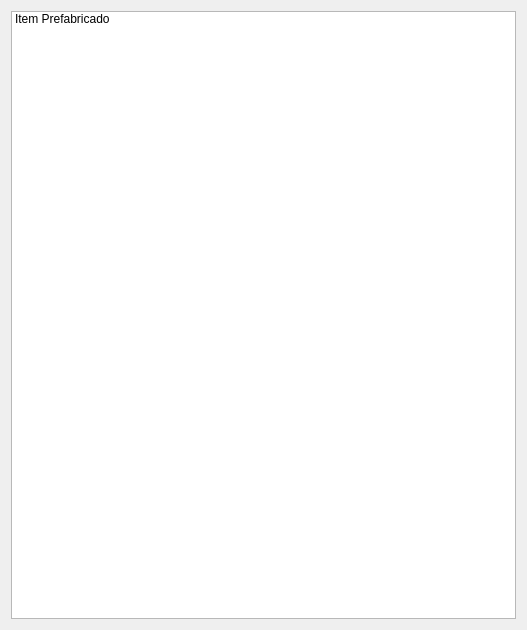
<?xml version="1.0" encoding="UTF-8"?>
<ui version="4.0">
 <class>Form</class>
 <widget class="QWidget" name="Form">
  <property name="geometry">
   <rect>
    <x>0</x>
    <y>0</y>
    <width>527</width>
    <height>630</height>
   </rect>
  </property>
  <property name="windowTitle">
   <string>Form</string>
  </property>
  <layout class="QVBoxLayout" name="verticalLayout">
   <item>
    <widget class="QListWidget" name="modelsListWidget">
     <item>
      <property name="text">
       <string>Item Prefabricado</string>
      </property>
     </item>
    </widget>
   </item>
  </layout>
 </widget>
 <resources/>
 <connections/>
</ui>
